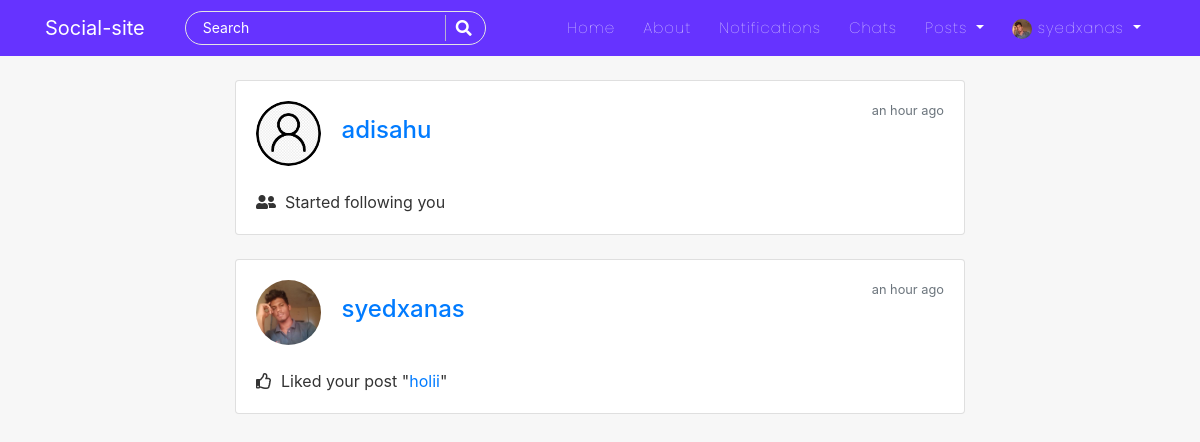
The app's page /notifications/ (signed in) with its own data.
### users/models.py (models this page shows, shortened)
class Profile(models.Model):
    user = models.OneToOneField(User, on_delete=models.CASCADE)
    is_online = models.BooleanField(default=False)
    following = models.ManyToManyField(User, related_name="following", blank=True)
    friends = models.ManyToManyField(User, related_name='my_friends', blank=True)
    bio = models.CharField(default="",blank=True,null=True,max_length=350)
    date_of_birth = models.CharField(blank=True,max_length=150)
    updated = models.DateTimeField(auto_now=True)
    created = models.DateTimeField(auto_now_add=True)
    image = models.ImageField(default='default.jpg', upload_to='profile_pics',blank=True, null=True)

### notification/models.py (models this page shows, shortened)
class Notification(models.Model):
    NOTIFICATION_TYPES = ((1,'Like'),(2,'Follow'),(3,'Comment'),(4,'Reply'),(5,'Like-Comment'),(6,'Like-Reply'))
    post = models.ForeignKey('blog.Post', on_delete=models.CASCADE, related_name='notify_post', blank=True, null=True)
    sender = models.ForeignKey(User, on_delete=models.CASCADE, related_name='notify_from_user')
    user = models.ForeignKey(User, on_delete=models.CASCADE, related_name='notify_to_user')
    notification_type = models.IntegerField(choices=NOTIFICATION_TYPES)
    text_preview = models.CharField(max_length=120, blank=True)
    date = models.DateTimeField(auto_now_add=True)
    is_seen = models.BooleanField(default=False)

### blog/models.py (models this page shows, shortened)
class Post(models.Model):
    title = models.CharField(max_length=150)
    content = RichTextField(blank=True, null=True)
    date_posted = models.DateTimeField(default=timezone.now)
    date_updated = models.DateTimeField(auto_now=True)
    author = models.ForeignKey(User, on_delete=models.CASCADE)
    likes = models.ManyToManyField(User, related_name="blogpost", blank=True)
    saves = models.ManyToManyField(User, related_name="blogsave", blank=True)
    def __str__(self):
        return self.title

### notification/views.py (the view)
# urls.py: path('', ShowNotifications, name='show-notifications'),
@login_required
def ShowNotifications(request):
    user = request.user
    notifications = Notification.objects.filter(user=user).order_by('-date')
    context = {
        'notifications':notifications,
    }
    return render(request, 'blog/notifications.html', context)

### blog/templates/blog/notifications.html (shortened to what this page needs)
{% extends "blog/base.html" %}
{% load humanize %}
{% block content %}
<div class="col-md-8 m-auto">
{% for notification in notifications %}
    <div class="card">
        <div class="card-body">
            <img class="rounded-circle article-img" src="{{notification.sender.profile.image.url}}" alt="image">
            <span class="card-title h4"><a href="{% url 'profile-detail-view' notification.sender.id %}" >{{notification.sender}}</a></span>
            <span class="text-muted float-right small">{{notification.date|naturaltime}}</span>
            <br><br>
            {% if notification.notification_type == 1 %}
                <p class="card-text"><i class="far fa-thumbs-up"></i>&nbsp;&nbsp;Liked your post "<a href="{% url 'post-detail' notification.post.id %}" >{{notification.post}}</a>"</p>
            {% elif notification.notification_type == 2 %}
                <p class="card-text"><i class="fas fa-user-friends"></i>&nbsp;&nbsp;Started following you</p>
            {% elif notification.notification_type == 3 %}
                <p class="card-text"><i class="far fa-comment-dots"></i>&nbsp;&nbsp;Commented "{{notification.text_preview}}" on your post "<a href="{% url 'post-detail' notification.post.id %}" >{{notification.post}}</a>"</p>
            {% elif notification.notification_type == 4 %}
                <p class="card-text"><i class="fas fa-reply"></i>&nbsp;&nbsp;Replied "{{notification.text_preview}}" to a comment on your post "<a href="{% url 'post-detail' notification.post.id %}" >{{notification.post}}</a>"</p>
            {% endif %}
        </div>
    </div>
    <br>
{% endfor %}
<br><br>
</div>
{% endblock %}

### blog/templates/blog/base.html (shortened to what this page needs)
{% load static %}
<!DOCTYPE html>
<html lang="en">
<head>
    <link rel="stylesheet" href="https://cdn.jsdelivr.net/npm/bootstrap@4.5.3/dist/css/bootstrap.min.css">
    <link rel="stylesheet" href="https://cdnjs.cloudflare.com/ajax/libs/font-awesome/5.15.1/css/all.min.css" />
    <link rel="stylesheet" href="https://cdnjs.cloudflare.com/ajax/libs/cropper/4.1.0/cropper.css" />
    <link rel="stylesheet" href="{% static 'blog/main.css' %}">
</head>
<body>
    <header class="site-header">
        {% include 'blog/navbar.html' %}
    </header>
    <main role="main" class="container">
      <div class="row">
          {% block content %}{% endblock %}
      </div>
    </main>
</body>
</html>

### blog/templates/blog/navbar.html (shortened to what this page needs)
<nav class="navbar navbar-expand-lg navbar-dark bg-steel fixed-top">
    <div class="container">
      <a class="navbar-brand mr-4 pr-3" href="/">Social-site</a>
      <div class="collapse navbar-collapse" id="navbarToggle">
        <div class="navbar-nav mr-auto">
          <div id="searchbar" >
            <form method="GET" action="/search">
              <input required name="query" id="search" type="text" placeholder="Search">
              <button class="search-btn" type="submit"><i class="fas fa-search"></i></button>
            </form>
          </div>
        </div>
        <div class="navbar-nav">
          <a class="nav-item nav-link" href="{% url 'blog-home' %}">Home</a>
          <a class="nav-item nav-link" href="{% url 'blog-about' %}">About</a>
          {% if user.is_authenticated %}
          <a class="nav-item nav-link" href="{% url 'show-notifications' %}">Notifications</a>
          <a class="nav-item nav-link" href="{% url 'room-enroll' %}">Chats</a>
          <div class="dropdown">
            <a class="dropdown-toggle nav-link" href="#" role="button" id="dropdownMenuLink1" data-toggle="dropdown" aria-haspopup="true" aria-expanded="false">
              Posts
            </a>
          </div>
          {% endif %}
          {% if user.is_authenticated %}
            <div class="dropdown">
              <a class="dropdown-toggle nav-link" href="#" role="button" id="dropdownMenuLink2" data-toggle="dropdown" aria-haspopup="true" aria-expanded="false">
                <img class="rounded-circle" style="height: 20px; width: 20px;" src="{{user.profile.image.url}}" alt="">&nbsp;{{user|truncatechars:"10"}}
              </a>
            </div>
          {% else %}
            <a class="nav-item nav-link" href="{% url 'account_login' %}">Login</a>
            <a class="nav-item nav-link" href="{% url 'register' %}">Register</a>
          {% endif %}
        </div>
      </div>
    </div>
</nav>

### blog/static/blog/main.css (style rules this page uses)
body { background: #f7f7f7; color: #333333; margin-top: 5rem; scroll-behavior: smooth; }
.bg-steel { background: #6633FF; }
.site-header .navbar-nav .nav-link { color: #ffffff; font-family:'Poppins'; font-weight: 100; margin: 0px 6px; font-size: 15px; letter-spacing: 1px; }
.article-img { height: 65px; width: 65px; margin-right: 16px; }
#searchbar form { width: auto; display: flex; flex-direction: row; border-radius: 50px; padding: 3px 15px; background-color: transparent; border: 1px solid #e4e4e4; margin-right: 10px; }
#searchbar form input::placeholder { color: #fff; font-size: 14px; }
#searchbar form input { border: none; outline: none; color: #fff; font-size: 15px; flex: 1; background-color:transparent; }
.search-btn { color:#fff; border: none; width: 25px; padding-left: 10px; border-left: 1px solid rgba(202, 202, 202, 0.829); outline: none; background-color: transparent; }
.search-btn i { font-size: 16px; }

### records on screen
Notification: sender.profile.image (placeholder picture), sender "adisahu", date "an hour ago", notification_type 2 (drawn)
Notification: sender.profile.image (picture), sender "syedxanas", date "an hour ago", post "holii"

### other values on screen
{{ user|truncatechars:"10" }} "syedxanas"
